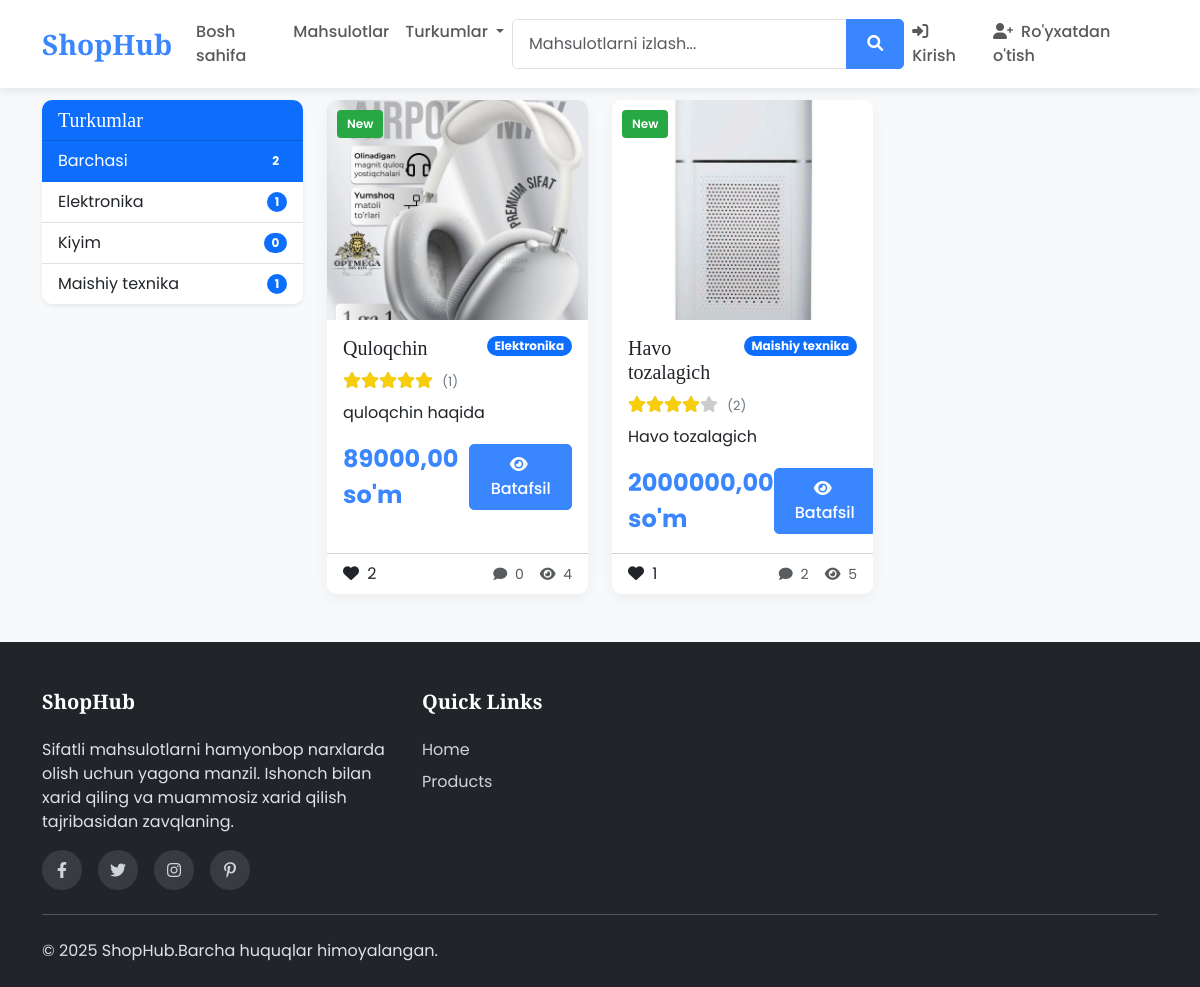
Screenshot of /products/ with the database file from the repository.
### shop/models.py (models this page shows, shortened)
class Category(models.Model):
    name = models.CharField(max_length=100)
    slug = models.SlugField(max_length=100, unique=True)
    description = models.TextField(blank=True)
    image = models.ImageField(upload_to='categories', blank=True)
    class Meta:
        verbose_name_plural = 'Categories'
    def get_absolute_url(self):
        return reverse('products_by_category', kwargs={'category_slug': self.slug})
    class Meta:
        verbose_name = "Turkumlar"
        verbose_name_plural = "Turkumlar"

class Product(models.Model):
    name = models.CharField(max_length=200)
    slug = models.SlugField(max_length=200, unique=True)
    description = models.TextField()
    price = models.DecimalField(max_digits=10, decimal_places=2)
    image = models.ImageField(upload_to='products')
    stock = models.PositiveIntegerField(default=1)
    available = models.BooleanField(default=True)
    category = models.ForeignKey(Category, on_delete=models.CASCADE, related_name='products')
    created = models.DateTimeField(auto_now_add=True)
    updated = models.DateTimeField(auto_now=True)
    likes = models.ManyToManyField(settings.AUTH_USER_MODEL, related_name='liked_products', blank=True)
    owner = models.ForeignKey(settings.AUTH_USER_MODEL, on_delete=models.CASCADE, related_name='owned_products')
    view_count = models.PositiveIntegerField(default=0)
    def get_absolute_url(self):
        return reverse('product_detail', kwargs={'slug': self.slug})
    def average_rating(self):
        ratings = Rating.objects.filter(product=self).aggregate(avg_rating=Avg('rating'))
        return ratings['avg_rating'] if ratings['avg_rating'] else 0
    def get_star_percentage(self):
        avg = self.average_rating()
        return int((avg / 5) * 100) if avg else 0
    class Meta:
        verbose_name = "Mahsulotlar"
        verbose_name_plural = "Mahsulotlar"

### shop/views.py (the view)
# urls.py: path('products/', views.product_list, name='product_list'),
def product_list(request, category_slug=None):
    category = None
    products = Product.objects.filter(available=True)
    categories = Category.objects.all()
    if category_slug:
        category = get_object_or_404(Category, slug=category_slug)
        products = products.filter(category=category)
    return render(request, 'shop/product_list.html', {
        'category': category,
        'products': products,
        'categories': categories
    })

### templates/shop/product_list.html (shortened to what this page needs)
{% extends 'base.html' %}
{% block content %}
    <div class="row g-4">
        <div class="col-lg-3 mb-4" data-aos="fade-right">
            <div class="card border-0 shadow-sm">
                <div class="card-header bg-primary text-white">
                    <h5 class="mb-0">Turkumlar</h5>
                </div>
                <div class="list-group list-group-flush">
                    <a href="{% url 'product_list' %}" class="list-group-item list-group-item-action d-flex justify-content-between align-items-center {% if not category %}active{% endif %}">
                        Barchasi
                        <span class="badge bg-primary rounded-pill">{{ products.count }}</span>
                    </a>
                    {% for c in categories %}
                        <a href="{{ c.get_absolute_url }}" class="list-group-item list-group-item-action d-flex justify-content-between align-items-center {% if category.id == c.id %}active{% endif %}">
                            {{ c.name }}
                            <span class="badge bg-primary rounded-pill">{{ c.products.count }}</span>
                        </a>
                    {% endfor %}
                </div>
            </div>
        </div>
        <div class="col-lg-9">
            <div class="row row-cols-1 row-cols-md-2 row-cols-lg-3 g-4">
                {% for product in products %}
                    <div class="col" data-aos="fade-up" data-aos-delay="{{ forloop.counter|add:100 }}">
                        <div class="card h-100 position-relative">
                            {% if forloop.counter <= 2 %}
                                <span class="product-badge badge-new">New</span>
                            {% endif %}
                            <img src="{{ product.image.url }}" class="card-img-top" alt="{{ product.name }}">
                            <div class="card-body">
                                <div class="d-flex justify-content-between align-items-start mb-2">
                                    <h5 class="card-title mb-0">{{ product.name }}</h5>
                                    <span class="badge bg-primary rounded-pill">{{ product.category.name }}</span>
                                </div>
                                <div class="mb-2">
                                    <div class="stars-outer">
                                        <div class="stars-inner" style="width: {{ product.get_star_percentage }}%;"></div>
                                    </div>
                                    <span class="rating-count">({{ product.ratings.count }})</span>
                                </div>
                                <p class="card-text">{{ product.description|truncatechars:80 }}</p>
                                <div class="d-flex justify-content-between align-items-center mt-3">
                                    <span class="price-tag">{{ product.price }} so'm</span>
                                    <a href="{{ product.get_absolute_url }}" class="btn btn-primary">
                                        <i class="fas fa-eye me-1"></i> Batafsil
                                    </a>
                                </div>
                            </div>
                            <div class="card-footer bg-white">
                                <div class="d-flex justify-content-between align-items-center">
                                    <div>
                                        <i class="fas fa-heart like-btn {% if request.user in product.likes.all %}liked{% endif %}"
                                           data-product-id="{{ product.id }}"></i>
                                        <span class="ms-1 like-count" data-product-id="{{ product.id }}">{{ product.likes.count }}</span>
                                    </div>
                                    <div class="d-flex align-items-center">
                                        <small class="text-muted me-3">
                                            <i class="fas fa-comment me-1"></i> {{ product.comments.count }}
                                        </small>
                                        <small class="text-muted">
                                            <i class="fas fa-eye me-1"></i> {{ product.view_count }}
                                        </small>
                                    </div>
                                </div>
                            </div>
                        </div>
                    </div>
                {% empty %}
                    <div class="col-12">
                        <div class="alert alert-info">Ushbu turkumda mahsulotlar mavjud emas.</div>
                    </div>
                {% endfor %}
            </div>
        </div>
    </div>
{% endblock %}

### templates/base.html (style rules this page uses)
:root { --primary: #3a86ff; --primary-dark: #2667cc; --secondary: #ff006e; --dark: #212529; --light: #f8f9fa; --success: #4cc9a4; --warning: #ffbe0b; --danger: #ff5a5f; --gray-100: #f8f9fa; --gray-200: #e9ecef; --gray-300: #dee2e6; --gray-400: #ced4da; --gray-500: #adb5bd; --gray-600: #6c757d; --gray-700: #495057; --gray-800: #343a40; --gray-900: #212529; }
body { padding-top: 76px; min-height: 100vh; display: flex; flex-direction: column; font-family: 'Poppins', sans-serif; color: var(--gray-800); background-color: var(--gray-100); }
h1, h2, h3, h4, h5, .navbar-brand { font-family: 'Playfair Display', serif; }
.btn { border-radius: 5px; padding: 0.5rem 1.25rem; font-weight: 500; transition: all 0.3s ease; }
.btn-primary { background-color: var(--primary); border-color: var(--primary); }
.card { border: none; border-radius: 10px; overflow: hidden; box-shadow: 0 5px 15px rgba(0,0,0,0.05); transition: transform 0.3s ease, box-shadow 0.3s ease; }
.card-img-top { height: 220px; object-fit: cover; }
.like-btn { cursor: pointer; transition: all 0.3s; }
.price-tag { font-size: 1.5rem; font-weight: 700; color: var(--primary); }
.product-badge { position: absolute; top: 10px; left: 10px; z-index: 10; padding: 5px 10px; border-radius: 5px; font-weight: 500; font-size: 0.8rem; }
.badge-new { background-color: var(--primary); color: white; }

### templates/shop/product_list.html (style rules this page uses)
.stars-outer { display: inline-block; position: relative; font-family: 'Font Awesome 5 Free'; font-weight: 900; }
.stars-outer::before { content: "\f005 \f005 \f005 \f005 \f005"; color: #ccc; }
.stars-inner { position: absolute; top: 0; left: 0; white-space: nowrap; overflow: hidden; width: 0; }
.stars-inner::before { content: "\f005 \f005 \f005 \f005 \f005"; color: #f8ce0b; }
.rating-count { margin-left: 5px; font-size: 0.8rem; color: #6c757d; }
.product-badge { position: absolute; top: 10px; left: 10px; padding: 5px 10px; border-radius: 4px; font-size: 0.75rem; font-weight: 600; z-index: 2; }
.badge-new { background-color: #28a745; color: white; }

### rows the page displays
Category: name "Elektronika", products.count "1"
Category: name "Kiyim", products.count "0"
Category: name "Maishiy texnika", products.count "1"
Product: image (picture), name "Quloqchin", category.name "Elektronika", ratings.count "1", description "quloqchin haqida", price "89000,00", likes.count "2", comments.count "0", view_count "4"
Product: image (picture), name "Havo tozalagich", category.name "Maishiy texnika", ratings.count "2", description "Havo tozalagich", price "2000000,00", likes.count "1", comments.count "2", view_count "5"

### other values shown
{{ products.count }} "2"
